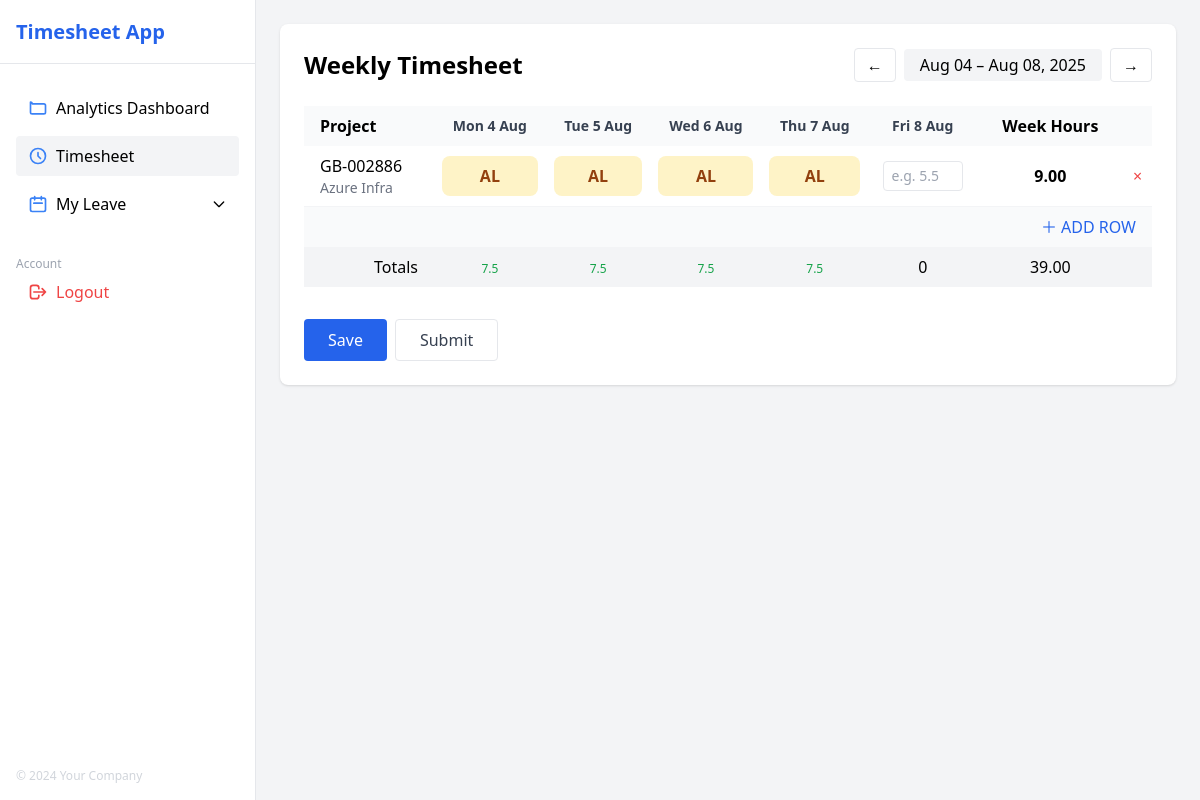
The page /timesheet/weekly/ (signed in) on the database its author committed.
### timesheet/models.py (models this page shows, shortened)
class Project(models.Model):
    code = models.CharField(
        max_length=20,
        unique=True,
    )
    name = models.CharField(max_length=100, help_text="Name of the project.")
    description = models.TextField(blank=True, help_text="optional longer description")
    active = models.BooleanField(
        default=True,
        help_text="Uncheck to archive a project without having to delete it",
    )
    members = models.ManyToManyField(
        settings.AUTH_USER_MODEL,
        related_name="projects",
        blank=True,
        help_text="which employees can book time on this project.",
    )
    created = models.DateTimeField(auto_now_add=True)
    updated = models.DateTimeField(auto_now=True)
    class Meta:
        ordering = ["code"]
        verbose_name = "project"

### timesheet/views.py (the view, shortened to what this page needs)
# urls.py: path("timesheet/weekly/", weekly_timesheet, name="weekly"),
@login_required
def weekly_timesheet(request, year=None, week_num=None):
    today = date.today()
    if request.method == "POST":
        viewing_year = request.POST.get("viewing_year")
        viewing_week = request.POST.get("viewing_week")
        if viewing_year and viewing_week:
            year, week_num = int(viewing_year), int(viewing_week)
    if year and week_num:
        year, week_num = int(year), int(week_num)
        week_start = date.fromisocalendar(year, week_num, 1)
    else:
        week_start = today - timedelta(days=today.weekday())
    days = [week_start + timedelta(days=i) for i in range(5)]
    print(f"DEBUG: days = {[d.strftime('%Y-%m-%d %A') for d in days]}")
    days_json = json.dumps([d.isoformat() for d in days])
    week_end = days[-1]
    iso_year, iso_week, _ = week_start.isocalendar()
    session_key = f"timesheet_draft_{iso_year}_{iso_week}"
    approved_leave_days = set()
    leave_details = {}
    leave_requests = LeaveRequest.objects.filter(
        user=request.user,
        status="APPROVED",
        start_date__lte=week_end,
        end_date__gte=week_start,
    )
    for leave_request in leave_requests:
        current_date = max(leave_request.start_date, week_start)
        end_date = min(leave_request.end_date, week_end)
        while current_date <= end_date:
            if current_date.weekday() < 5:  # 0=Monday, 4=Friday
                approved_leave_days.add(current_date)
                leave_details[current_date] = {
                    "type": leave_request.leave_type.code,
                    "request_id": leave_request.id,
                }
            current_date += timedelta(days=1)
    db_ids = set(
        TimeEntry.objects.filter(user=request.user, date__in=days)
        .values_list("project_id", flat=True)
        .distinct()
    )
    draft = request.session.get(session_key, {})
    draft_ids = set()
    all_ids = db_ids | draft_ids
    print(f"[DEBUG GET] db_ids={db_ids} draft_ids={draft_ids} all_ids={all_ids}")
    projects = Project.objects.filter(id__in=all_ids, members=request.user, active=True)
    qs = TimeEntry.objects.filter(user=request.user, date__in=days)
    entries = {(e.project_id, e.date): e.hours for e in qs}
    last_submitted = TimeEntry.objects.filter(
        user=request.user, date__in=days, submitted=True
    ).aggregate(last_submitted=Max("date"))["last_submitted"]
    project_totals = {
        p.id: sum(entries.get((p.id, d), 0) for d in days) for p in projects
    }
    day_totals = {}
    for d in days:
        manual_hours = sum(entries.get((p.id, d), 0) for p in projects)
        leave_hours = Decimal("7.5") if d in approved_leave_days else Decimal("0")
        day_totals[d] = manual_hours + leave_hours
    week_total = sum(day_totals.values())
    available_projects = Project.objects.filter(
        members=request.user, active=True
    ).exclude(id__in=all_ids)
    context = {
        "week_start": week_start,
        "week_end": week_end,
        "days": days,
        "days_json": days_json,
        "projects": projects,
        "entries": entries,
        "project_totals": project_totals,
        "day_totals": day_totals,
        "week_total": week_total,
        "available_projects": available_projects,
        "prev_year": iso_year,
        "prev_week": iso_week - 1 or 52,
        "next_year": iso_year,
        "next_week": iso_week + 1,
        "last_submitted": last_submitted,
        "approved_leave_days": approved_leave_days,
        "leave_details": leave_details,
    }
    if request.headers.get("HX-Request"):
        return render(
            request,
            "partials/timesheet_partial.html",
            context,
        )
    else:
        return render(
            request,
            "timesheet/weekly_timesheet.html",
            context,
        )

### timesheet/templatetags/leave_extras.py (called while the page is built)
@register.filter
def get_leave_detail(date, leave_details):
    if date in leave_details:
        return leave_details[date]["type"]
    return None

@register.filter
def is_leave_day(date, approved_leave_days):
    return date in approved_leave_days

### timesheet/templatetags/timesheet_extras.py (called while the page is built)
@register.filter
def get_item(dictionary, key):
    return dictionary.get(key)

@register.simple_tag
def get_entry(entries, project_id, day):
    return entries.get((project_id, day), "")

### templates/timesheet/weekly_timesheet.html (shortened to what this page needs)
{% extends "base.html" %}
{% load timesheet_extras %}
{% load leave_extras %}
{% load tz %}
{% block content %}
<div id="timesheet-container">
  <div class="p-6 bg-white shadow rounded-lg">
    <div class="flex items-center justify-between mb-6">
      <h1 class="text-2xl font-bold">Weekly Timesheet</h1>
      <div class="flex items-center space-x-2">
        <button
          hx-get="{% url 'timesheet:weekly_with_date' prev_year prev_week %}"
          hx-target="#timesheet-container"
          hx-swap="innerHTML"
          class="px-3 py-1 border rounded hover:bg-gray-100"
        >←</button>
        <div class="px-4 py-1 bg-gray-100 rounded">
          {{ week_start|date:"M d" }} – {{ week_end|date:"M d, Y" }}
        </div>
        <button
          hx-get="{% url 'timesheet:weekly_with_date' next_year next_week %}"
          hx-target="#timesheet-container"
          hx-swap="innerHTML"
          class="px-3 py-1 border rounded hover:bg-gray-100"
        >→</button>
      </div>
    </div>
    <form method="POST" class="space-y-4">
      <div class="overflow-x-auto">
        <table class="min-w-full table-auto">
          <thead class="bg-gray-50">
            <tr>
              <th class="px-4 py-2 text-left">Project</th>
              {% for day in days %}
                <th class="px-3 py-2 text-center text-sm text-gray-700">
                  {{ day|date:"D j M" }}
                </th>
              {% endfor %}
              <th class="px-4 py-2 text-center">Week&nbsp;Hours</th>
              <th class="px-2"></th>
            </tr>
          </thead>
          <tbody id="timesheet-body" class="divide-y divide-gray-100">
            {% for project in projects %}
              {% include "timesheet/row.html" with project=project %}
            {% endfor %}
            <tr id="add-row-placeholder" class="bg-gray-50">
              <td colspan="{{ days|length|add:'3' }}" class="px-4 py-2 text-right">
                <button
                  type="button"
                  id="add-row-btn"
                  hx-post="{% url 'timesheet:add_row' %}?year={{ week_start.year }}&week={{ week_start|date:'W' }}"
                  hx-target="#add-row-placeholder"
                  hx-swap="beforebegin"
                  class="text-blue-600 hover:text-blue-800"
                >
                ＋ ADD ROW
                </button>
              </td>
            </tr>
          </tbody>
          <tfoot class="bg-gray-100">
            <tr class="font-medium">
              <td class="px-4 py-2 text-right">Totals</td>
              {% for day in days %}
              <td class="px-3 py-1 text-center">
                {% if day|is_leave_day:approved_leave_days %}
                  <span class="text-green-600 text-xs font-medium">
                    7.5
                  </span>
                {% else %}
                  {{ day_totals|get_item:day|default:"0" }}
                {% endif %}
              </td>
              {% endfor %}
              <td class="px-4 py-2 text-center">{{ week_total|default:"0" }}</td>
              <td></td>
            </tr>
          </tfoot>
        </table>
      </div>
      <div class="mt-4 flex flex-col space-y-2">
        <div class="mt-4 flex space-x-2">
          <button
            type="submit"
            name="action"
            value="save"
            class="px-6 py-2 bg-blue-600 text-white rounded hover:bg-blue-700 focus:ring-2 focus:ring-blue-200"
          >Save</button>
          <button
            type="submit"
            name="action"
            value="submit"
            class="px-6 py-2 border rounded hover:bg-gray-50 text-gray-700 focus:ring-2 focus:ring-gray-200"
          >Submit</button>
        </div>
      </div>
    </form>
  </div>
</div>
{% endblock %}

### templates/timesheet/row.html
{% load timesheet_extras %}
{% load leave_extras %}
<tr class="hover:bg-gray-50"
  x-data="{ projectId: {{project.id}}, projectSelected: true, }"
>
  <td class="px-4 py-2">
    <div class="font-medium">{{ project.code }}</div>
    <div class="text-sm text-gray-500">{{ project.name }}</div>
  </td>
  {% for day in days %}
    {% get_entry entries project.id day as cell_value %}
    <td class="px-2 py-1 text-center">
      {% if day|is_leave_day:approved_leave_days %}
        <div style="background-color: #fef3c7; color: #92400e; padding: 8px; text-align: center; border-radius: 8px; font-weight: bold;">
          {{ day|get_leave_detail:leave_details|default:"AL" }}
        </div>
      {% else %}
        <input
          name="hours_{{ project.id }}_{{ day|date:'Y-m-d' }}"
          type="number"
          step="0.1"
          min="0"
          max="7.5"
          placeholder="e.g. 5.5"
          value="{% if cell_value %}{{ cell_value }}{% endif %}"
          class="w-20 text-center border rounded py-1 text-sm focus:ring-2 focus:ring-blue-200 mx-auto block"
        />
      {% endif %}
    </td>
  {% endfor %}
  <td class="px-4 py-2 text-center font-semibold">
    {{ project_totals|get_item:project.id|default:"0" }}
  </td>
  <td class="px-2 py-2 text-center">
    <button
      type="button"
      hx-delete="{% url 'timesheet:remove_project' project.id %}"
      hx-target="closest tr"
      hx-swap="remove"
      class="text-red-500 hover:text-red-700"
    >&times;</button>
  </td>
</tr>

### rows shown on the page
Project: code "GB-002886", name "Azure Infra", days "AL" "AL" "AL" "AL", id "9.00"

### other values the page prints
{{ week_start|date:"M d" }} "Aug 04"
{{ week_end|date:"M d, Y" }} "Aug 08, 2025"
{{ day|date:"D j M" }} "Mon 4 Aug" "Tue 5 Aug" "Wed 6 Aug" "Thu 7 Aug" "Fri 8 Aug"
{{ day_totals|get_item:day|default:"0" }} "0"
{{ week_total|default:"0" }} "39.00"
